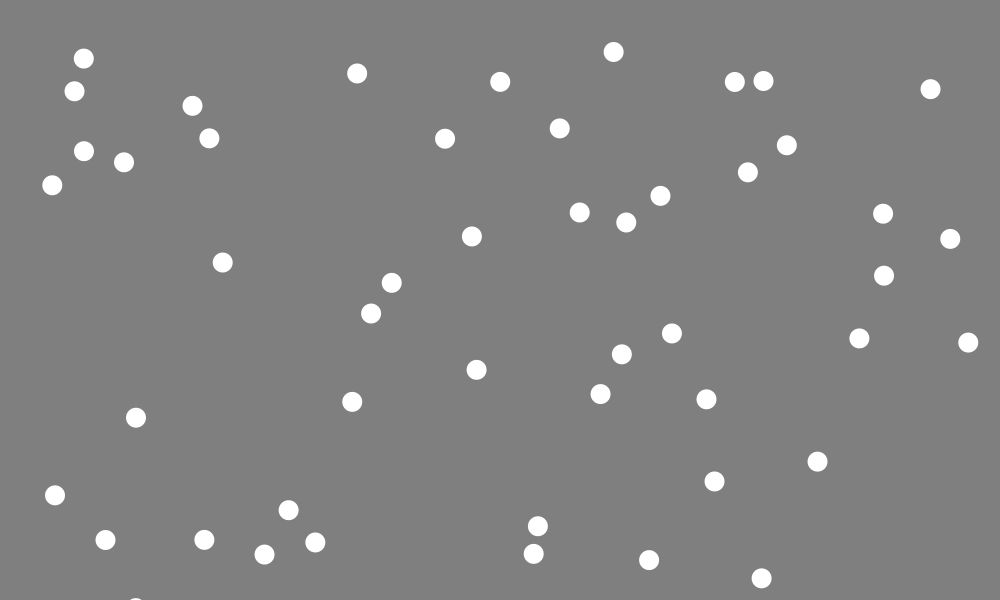
Frame 1 (no input)
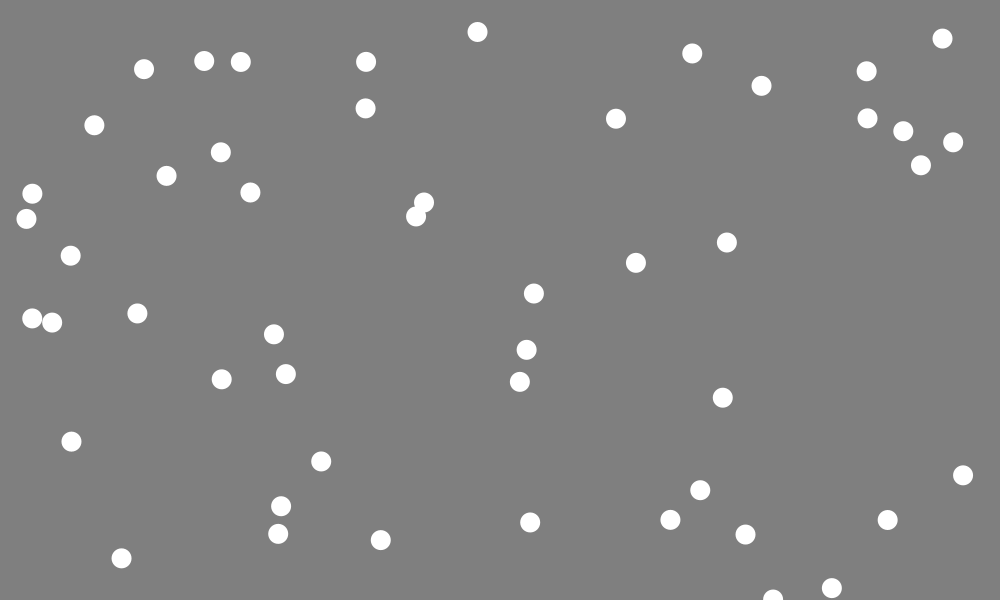
Frame 60 (the mouse pressed at the canvas centre just before this capture)
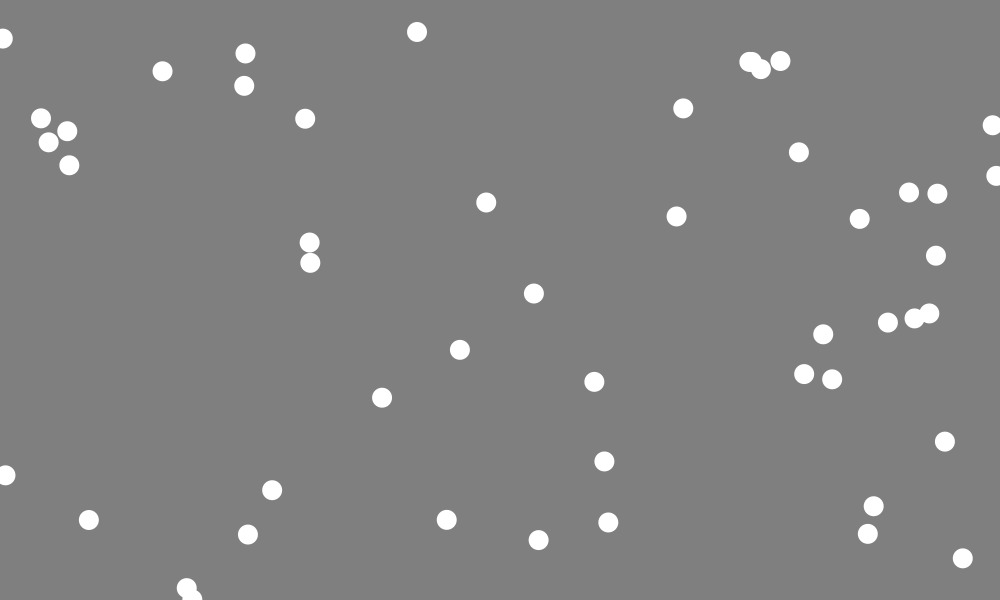
Frame 120 (the mouse held since frame 60 and released just before this capture)

The Processing sketch that drew these frames (run headless with seeded random() and noise(); from frame 60 on, the mouse is pressed at the canvas centre):

// Processing sketch: processing_34156
// ── processing_34156.pde

int diam=20;
int circleNum=50;

float[] xpos = new float[circleNum];
float[] ypos= new float[circleNum];

float[] velX = new float [circleNum];     
float[] velY = new float [circleNum];    

//int x=xdirection;
//int y=ydirection;

void setup(){
  size (1000,600);
  background(0);
  frameRate(40);
  noStroke();
    for(int i=0; i<circleNum; i++){
    xpos[i]=random(diam, width-diam);
//    for(int i=0; i<circleNum; i++){
    ypos[i]=random(diam, height+diam);
    
    velX[i]=random(15,20);
    velY[i]=random(20,20);
//    }
  }
}
void draw(){
  background(127.5);
//  xpos = xpos + (xspeed * xdirection);
//  ypos = ypos + (yspeed * ydirection);

  for (int i=0; i<circleNum; i++){
    xpos[i]+=velX[i];
    ypos[i]+=velY[i];
  
  if(xpos[i]< 0 || xpos[i] > width-diam){
      velX[i]*=-1;
  }
  
  if(ypos[i] >= diam || ypos[i] > height-diam){
       velY[i]*=-1;
       

       
  ellipse (xpos[i], ypos[i], diam, diam);

  }
  }
 }
